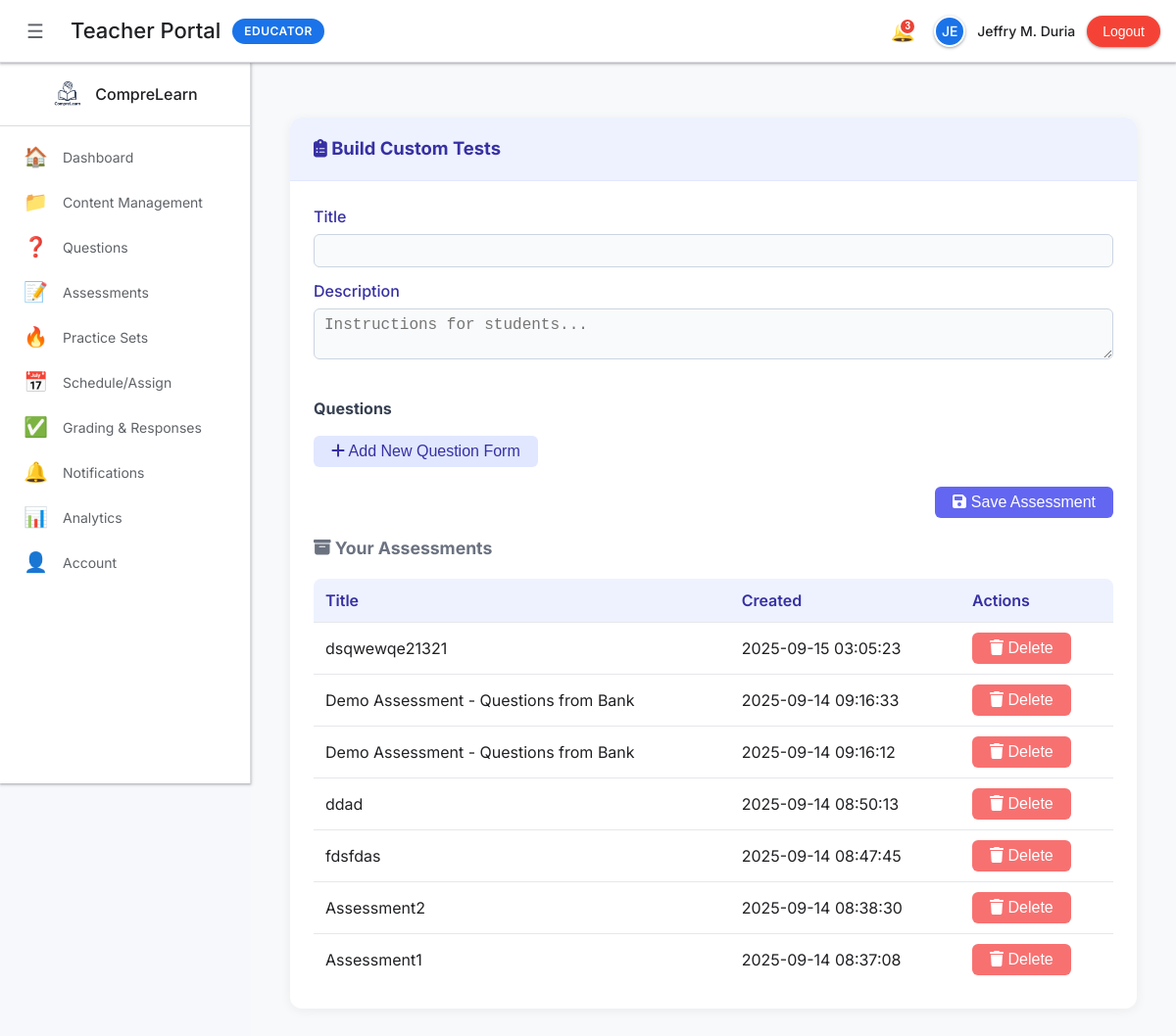
Screenshot of /Teacher/teacher_assessments_clean.php (signed in) with the database file from the repository.
### tables this page shows
CREATE TABLE `assessments` (
  `id` int(11) NOT NULL,
  `teacher_id` int(11) NOT NULL,
  `title` varchar(255) NOT NULL,
  `description` text DEFAULT NULL,
  `theme_settings` longtext DEFAULT NULL CHECK (json_valid(`theme_settings`)),
  `related_material_id` int(11) DEFAULT NULL,
  `created_at` timestamp NOT NULL DEFAULT current_timestamp(),
  `updated_at` timestamp NOT NULL DEFAULT current_timestamp() ON UPDATE current_timestamp()
);

### Teacher/includes/teacher_init.php (called while the page is built, shortened)
<?php
$teacherId = (int)($_SESSION['teacher_id'] ?? 0);
function h($v) { return htmlspecialchars((string)$v, ENT_QUOTES, 'UTF-8'); }
?>

### Teacher/teacher_assessments_clean.php (the view, shortened to what this page needs)
<?php
require_once __DIR__ . '/includes/teacher_init.php';
require_once __DIR__ . '/includes/teacher_layout.php';
$assessments = $conn->query("SELECT * FROM assessments WHERE teacher_id = $teacherId ORDER BY created_at DESC");
?>
<div class="container">
    <div class="card">
        <div class="card-header"><strong><i class="fas fa-clipboard-list"></i> Build Custom Tests</strong></div>
        <div class="card-body">
            <form method="POST">
                <label>Title</label>
                <input type="text" name="title" required>
                <label>Description</label>
                <textarea name="description" placeholder="Instructions for students..."></textarea>
                <div style="margin: 20px 0;">
                    <h4 style="margin: 0 0 16px 0; color: #374151;">Questions</h4>
                    <div style="margin: 16px 0;">
                        <button type="button" class="btn btn-secondary" id="addQuestionBtn"><i class="fas fa-plus"></i> Add New Question Form</button>
                    </div>
                </div>
                <div style="text-align:right;">
                    <button class="btn btn-primary" type="submit" onclick="prepareFormSubmission()"><i class="fas fa-save"></i> Save Assessment</button>
                </div>
            </form>
            <h3 class="muted" style="margin-top:18px;"><i class="fas fa-archive"></i> Your Assessments</h3>
            <table>
                <thead><tr><th>Title</th><th>Created</th><th>Actions</th></tr></thead>
                <tbody>
                <?php if ($assessments && $assessments->num_rows > 0): while ($a = $assessments->fetch_assoc()): ?>
                    <tr>
                        <td><?php echo h($a['title']); ?></td>
                        <td><?php echo h($a['created_at']); ?></td>
                        <td>
                            <form method="POST" style="display:inline-block;" onsubmit="return confirm('Delete this assessment?');">
                                <button class="btn btn-danger" type="submit"><i class="fas fa-trash"></i> Delete</button>
                            </form>
                        </td>
                    </tr>
                <?php endwhile; else: ?>
                    <tr><td colspan="3">No assessments yet.</td></tr>
                <?php endif; ?>
                </tbody>
            </table>
        </div>
    </div>
</div>

### Teacher/includes/teacher_layout.php (style rules this page uses)
:root { --primary: #1a73e8; --primary-dark: #1557b0; --secondary: #34a853; --accent: #ea4335; --warning: #fbbc04; --purple: #9c27b0; --teal: #00bcd4; --success: #4caf50; --error: #f44336; --bg-primary: #ffffff; --bg-secondary: #f8f9fa; --bg-tertiary: #e8f0fe; --text-primary: #202124; --text-secondary: #5f6368; --text-muted: #9aa0a6; --border: #dadce0; --shadow-sm: 0 1px 2px 0 rgba(60,64,67,.3), 0 1px 3px 1px rgba(60,64,67,.15); --shadow-md: 0 1px 2px 0 rgba(60,64,67,.3), 0 2px 6px 2px rgba(60,64,67,.15); --shadow-lg: 0 2px 4px 0 rgba(60,64,67,.3), 0 4px 8px 3px rgba(60,64,67,.15); --shadow-xl: 0 4px 8px 0 rgba(60,64,67,.3), 0 8px 16px 4px rgba(60,64,67,.15); }
* { box-sizing: border-box; }
body { font-family: 'Inter', -apple-system, BlinkMacSystemFont, 'Segoe UI', Roboto, sans-serif; background: var(--bg-secondary); margin: 0; color: var(--text-primary); line-height: 1.5; }

### Teacher/teacher_assessments_clean.php (style rules this page uses)
body { background: #f6f8fc; }
.container { max-width: 900px; margin: 32px auto; padding: 0 16px; }
.card { background: #fff; border-radius: 12px; box-shadow: 0 2px 12px rgba(0,0,0,0.06); margin-bottom: 32px; padding: 0; }
.card-header { background: #eef2ff; padding: 18px 24px; border-radius: 12px 12px 0 0; font-size: 1.15rem; font-weight: 600; color: #3730a3; border-bottom: 1px solid #e0e7ff; }
.card-body { padding: 24px; }
.btn { border: none; border-radius: 6px; padding: 7px 18px; font-size: 1rem; cursor: pointer; transition: background 0.2s; }
.btn-primary { background: #6366f1; color: #fff; }
.btn-secondary { background: #e0e7ff; color: #3730a3; }
.btn-danger { background: #f87171; color: #fff; }
input[type="text"], select, textarea { border: 1px solid #cbd5e1; border-radius: 6px; padding: 7px 10px; font-size: 1rem; margin-top: 4px; margin-bottom: 12px; width: 100%; box-sizing: border-box; background: #f9fafb; }
label { font-weight: 500; color: #3730a3; margin-bottom: 2px; display: block; }
table { width: 100%; border-collapse: collapse; margin-top: 18px; background: #fff; border-radius: 8px; overflow: hidden; }
th, td { padding: 10px 12px; border-bottom: 1px solid #e5e7eb; text-align: left; }
th { background: #eef2ff; color: #3730a3; font-weight: 600; }
tr:last-child td { border-bottom: none; }
.muted { color: #6b7280; font-size: 1.1rem; margin-bottom: 8px; }

### rows the page displays
assessments: title "dsqwewqe21321", created_at "2025-09-15 03:05:23"
assessments: title "Demo Assessment - Questions from Bank", created_at "2025-09-14 09:16:33"
assessments: title "Demo Assessment - Questions from Bank", created_at "2025-09-14 09:16:12"
assessments: title "ddad", created_at "2025-09-14 08:50:13"
assessments: title "fdsfdas", created_at "2025-09-14 08:47:45"
assessments: title "Assessment2", created_at "2025-09-14 08:38:30"
assessments: title "Assessment1", created_at "2025-09-14 08:37:08"

### other values shown
substr($_SESSION['teacher_name'],0,2) "JE"
$_SESSION['teacher_name'] "Jeffry M. Duria"
